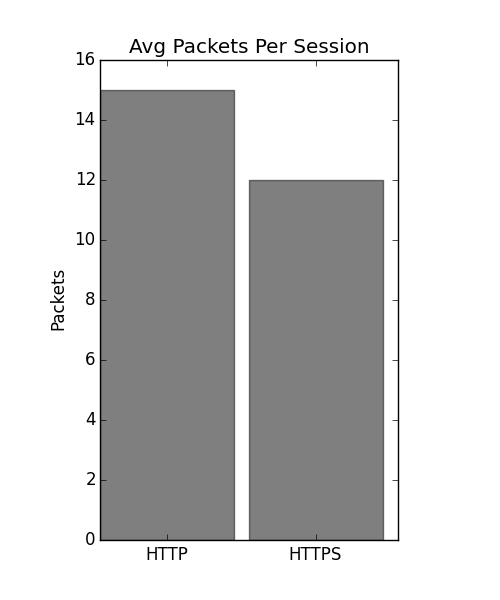

Source code (Python):
import numpy as np
import matplotlib.pyplot as plt


n_groups = 2

means_men = (15, 12)

fig, ax = plt.subplots()

index = np.arange(n_groups)
bar_width = 0.9

opacity = 0.5
error_config = {'ecolor': '0.3'}

rects1 = plt.bar(index, means_men, bar_width,
                 alpha=opacity,
                 color='black',
                 error_kw=error_config)

#plt.xlabel('Group')
plt.ylabel('Packets')
plt.title('Avg Packets Per Session')
plt.xticks(index+(bar_width/2), ('HTTP', 'HTTPS'))
plt.legend()

plt.show()
